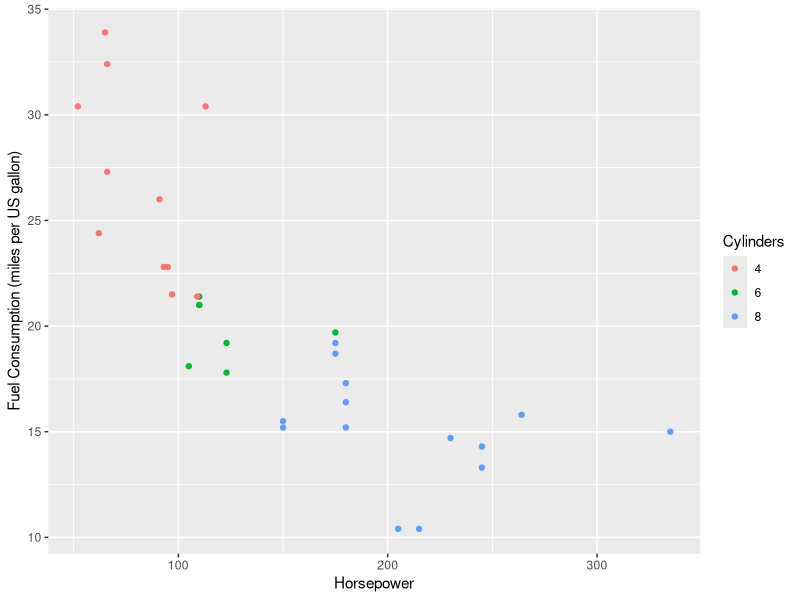
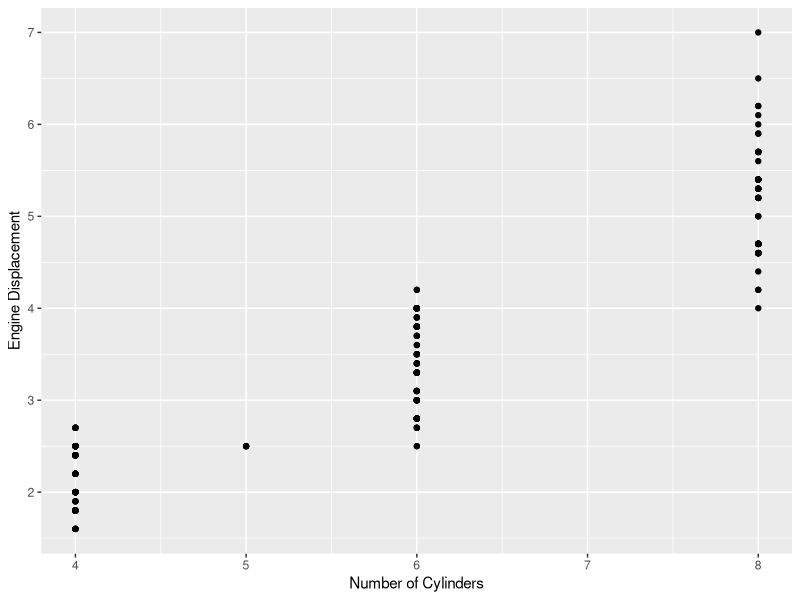

The R source for these figures, in order:
## ---- chunk 1

knitr::opts_chunk$set(
  echo = FALSE,
  message = FALSE,
  warning = FALSE,
  cache = FALSE,
  fig.align = "center",
  fig.width = 5,
  fig.height = 4,
  dev = "png"
)
options(scipen = 999)
## ---- chunk 2
library(tidyverse)

mtcars %>%
  mutate(cyl = as.factor(cyl)) %>%
  ggplot(aes(hp, mpg, color = cyl)) +
  geom_point() +
  labs(
    x = "Horsepower",
    y = "Fuel Consumption (miles per US gallon)",
    color = "Cylinders"
  )
## ---- chunk 3
library(tidyverse)

mpg %>%
  ggplot(aes(cyl, displ)) +
  geom_point() +
  labs(x = "Number of Cylinders", y = "Engine Displacement")
